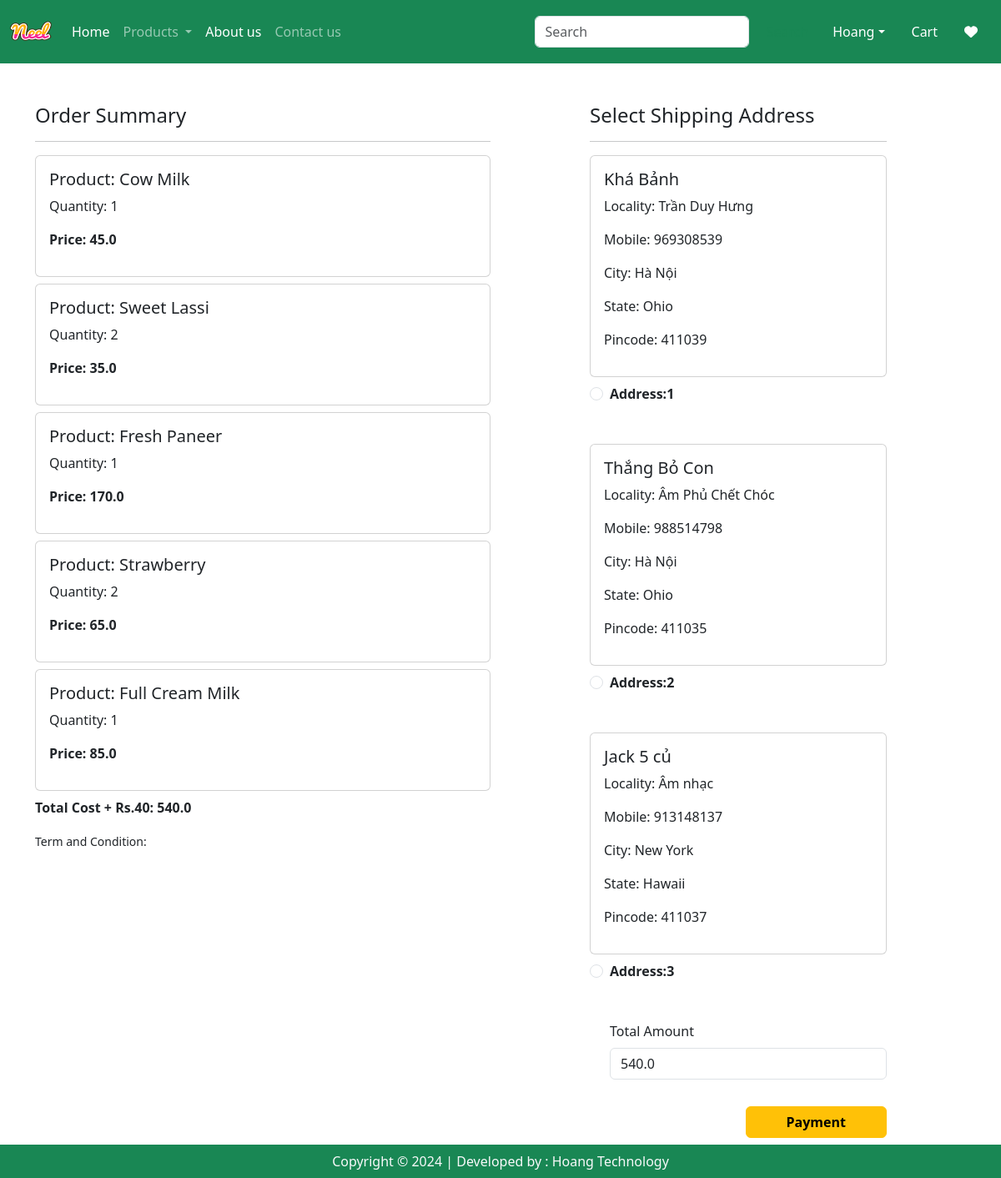
Screenshot of /checkout/ (signed in) with the database file from the repository.
### app/models.py (models this page shows, shortened)
class Cart(models.Model):
    user = models.ForeignKey(User, on_delete=models.CASCADE)
    product = models.ForeignKey(Product, on_delete=models.CASCADE)
    quantity = models.PositiveIntegerField(default=1)

class Product(models.Model):
    title = models.CharField(max_length=100)
    selling_price = models.FloatField()
    discounted_price = models.FloatField()
    description = models.TextField()
    composition = models.TextField(default='')
    prodapp = models.TextField(default='')
    category = models.CharField(choices=CATEGORY_CHOICES, max_length=2)
    product_image = models.ImageField(upload_to='product')

class Customer(models.Model):
    user = models.ForeignKey(User, on_delete=models.CASCADE)
    name = models.CharField(max_length=200)
    locality = models.CharField(max_length=200)
    city = models.CharField(max_length=50)
    mobile = models.IntegerField(default=0)
    zipcode = models.IntegerField()
    state = models.CharField(choices=STATE_CHOICES, max_length=100)

### app/views.py (the view)
# urls.py: path("checkout/", views.checkout.as_view(), name='checkout'),
class checkout(View):
    def get(self, request):
        user = request.user
        add = Customer.objects.filter(user=user)
        cart_items = Cart.objects.filter(user=user)
        amount = 0
        for p in cart_items:
            value = p.quantity * p.product.discounted_price
            amount = amount + value
        totalamount = amount + 40
        return render(request, 'app/checkout.html', locals())

### app/templates/app/checkout.html (shortened to what this page needs)
{% extends "app/base.html" %}
{% load static %}
{% block main-content %}
<div class="container">
    <div class="row mt-5">
        <div class="col-sm-6">
            <h4>Order Summary</h4>
            <hr>
            {% for item in cart_items %}
            <div class="card mb-2">
                <div class="card-body">
                    <h5>Product: {{item.product.title}}</h5>
                    <p>Quantity: {{item.quantity}}</p>
                    <p class="fw-bold">Price: {{item.product.discounted_price}}</p>
                </div>
            </div>
            {% endfor %}
            <p class="fw-bold">Total Cost + Rs.40: {{totalamount}}</p>
            <small>Term and Condition: </small>
        </div>
        <div class="col-sm-4 offset-sm-1">
            <h4>Select Shipping Address</h4>
            <hr>
            <form method="post" id="myform">
                {% for ad in add %}
                <div class="card">
                    <div class="card-body">
                        <h5>{{ad.name}}</h5>
                        <p>Locality: {{ad.locality}}</p>
                        <p>Mobile: {{ad.mobile}}</p>
                        <p>City: {{ad.city}}</p>
                        <p>State: {{ad.state}}</p>
                        <p>Pincode: {{ad.zipcode}}</p>
                    </div>
                </div>
                <div class="form-check mt-2 mb-5">
                    <input class="form-check-input" type="radio" name="custid" id="custadd{{forloop.counter}}" value="{{ad.id}}">
                    <label class="form-check-label fw-bold" for="custadd{{forloop.counter}}">
                        Address:{{forloop.counter}}</label>
                </div>
                {% endfor %}
                <div class="form-check mb-3">
                    <label for="totalamount" class="form-label">Total Amount</label>
                    <input type="number" class="form-control" name="totamount" value="{{totalamount}}" readonly>
                </div>
                <div class="text-end">
                    <button id="rzp=button1" type="submit" class="btn btn-warning mt-3 px-5 fw-bold">Payment</button>
                </div>
            </form>
        </div>
    </div>
</div>
<br><br>
{% endblock main-content %}

### rows the page displays
Cart: product "Cow Milk", quantity "1", product.discounted_price "45.0"
Cart: product "Sweet Lassi", quantity "2", product.discounted_price "35.0"
Cart: product "Fresh Paneer", quantity "1", product.discounted_price "170.0"
Cart: product "Strawberry", quantity "2", product.discounted_price "65.0"
Cart: product "Full Cream Milk", quantity "1", product.discounted_price "85.0"
Customer: name "Khá Bảnh", locality "Trần Duy Hưng", mobile "969308539", city "Hà Nội", state "Ohio", zipcode "411039"
Customer: name "Thắng Bỏ Con", locality "Âm Phủ Chết Chóc", mobile "988514798", city "Hà Nội", state "Ohio", zipcode "411035"
Customer: name "Jack 5 củ", locality "Âm nhạc", mobile "913148137", city "New York", state "Hawaii", zipcode "411037"

### other values shown
{{ totalamount }} "540.0"
